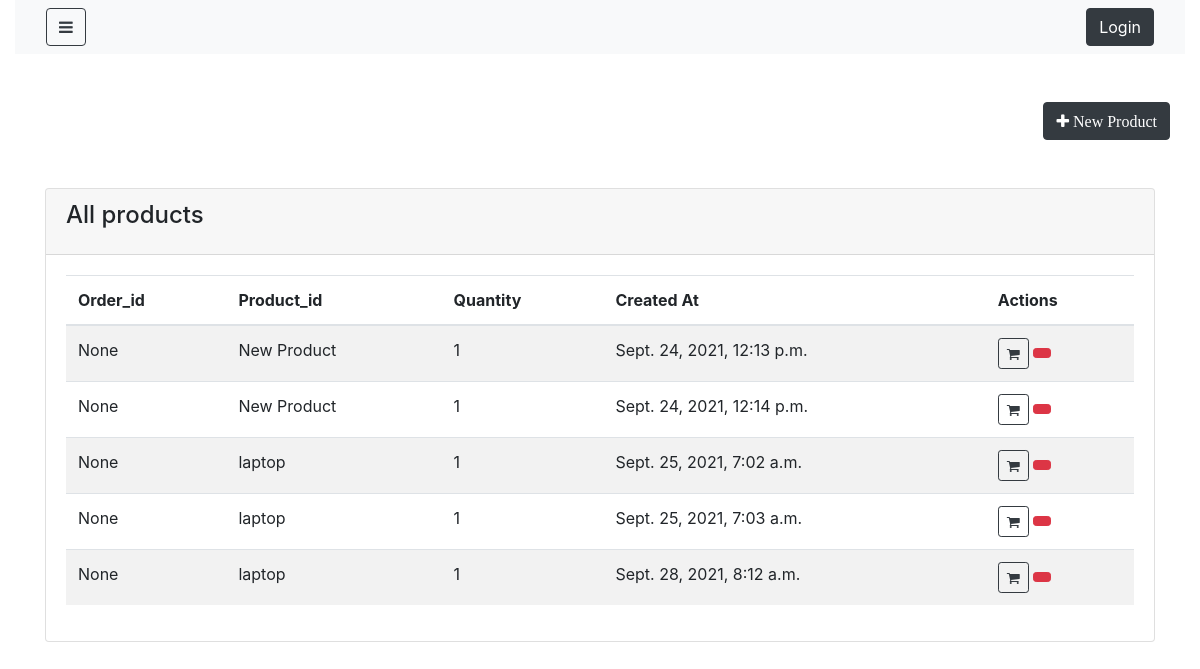
Page /cart/ on the earlier database version.
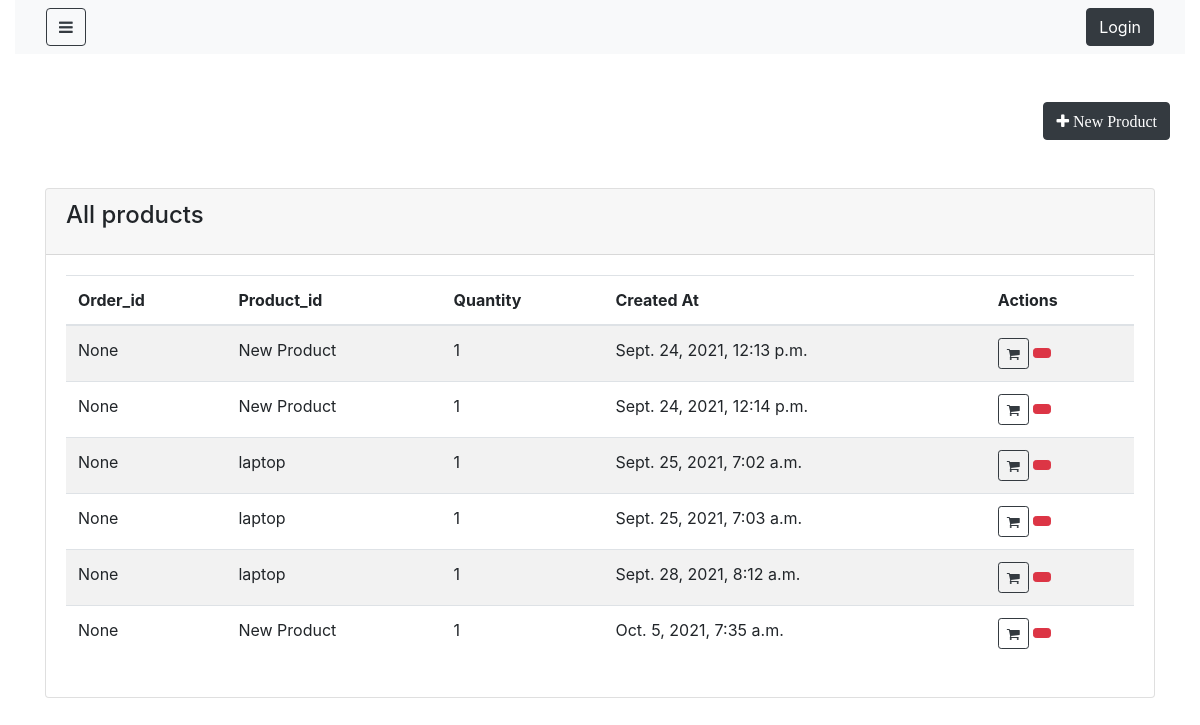
Same page on the later database version.
### shop/models.py (models this page shows)
class Cart(models.Model):
    order_id= models.ForeignKey('order',on_delete=models.CASCADE,blank=True,null=True)
    product_id=models.ForeignKey('product',on_delete=models.CASCADE,blank=True,null=True)
    quantity=models.IntegerField(null= False, blank= False)
    created_at=models.DateTimeField(auto_now_add=True)
    updated_at= models.DateTimeField(auto_now_add=True)

class Product(models.Model):
    name=models.CharField(max_length=100, null=False, blank=False)
    cost=models.IntegerField(null= False, blank= False)
    quantity=models.IntegerField(null= False, blank= False)
    description=models.TextField(null=False, blank=False)
    image=models.FileField(upload_to='images')
    featured=models.BooleanField(default=False)
    status=models.CharField(max_length=100, null=False, blank=True, default='Unverified')
    category_id=models.ForeignKey('category',on_delete=models.CASCADE,blank=True,null=True)
    seller_id=models.ForeignKey('seller',on_delete=models.CASCADE,blank=True,null=True)
    created_at=models.DateTimeField(auto_now_add=True)
    updated_at= models.DateTimeField(auto_now_add=True)
    def __str__(self):
        return self.name

### shop/views.py (the view)
# urls.py: path('cart/', views.get_cart, name="cart"),
def get_cart(request):
    cart_items = Cart.objects.all()
    return render(request, 'shop/frontend/cart.html', {'cart': cart_items})

### shop/templates/shop/frontend/cart.html (shortened to what this page needs)
{% extends 'shop/admin/layouts/admin_master.html' %}
{% block content %}
<div class="container">
    <div class="row my-5">
        <a href="{% url 'add_cart' %}" class="btn btn-dark ml-auto" >
            <i class ="fa fa-plus" aria-hidden="true"> New Product </i>
        </a>
    </div>
    <div class="row justify-content-center my-5">
        <div class="col-lg-12">
            <div class="card">
                <div class="card-header">
                    <h4 class="card-title">All products</h4>
                </div>
                <div class="card-body">
                    <table class="table table-striped table-hover">
                        <thead>
                            <tr>
                                <th>Order_id</th>
                                <th>Product_id</th>
                                <th>Quantity</th>
                                <th>Created At</th>
                                <th>Actions</th>
                            </tr>
                        </thead>
                        <tbody>
                            {% for object in cart%}
                               <tr>
                                   <td>{{object.order_id}}</td>
                                   <td>{{object.product_id}}</td>
                                   <td>{{object.quantity}}</td>
                                   <td>{{object.created_at}}</td>
                                   <td>
                                    <a href="#"
                                      class="btn btn-outline-dark btn-sm">
                                     <i class="fa fa-shopping-cart" aria-hidden="true"></i>
                                   </a>
                                   <button onclick ="deleteWishlist('{{object.id}}')"
                                     class="btn btn-danger btn-sm">
                                   </button>
                                   </td>
                               </tr>
                            {% endfor %}
                        </tbody>
                    </table>
                </div>
            </div>
        </div>
    </div>
</div>
{% endblock %}

Differences in the rows shown:
added Cart: order_id "None", product_id "New Product", quantity "1", created_at "Oct. 5, 2021, 7:35 a.m."
